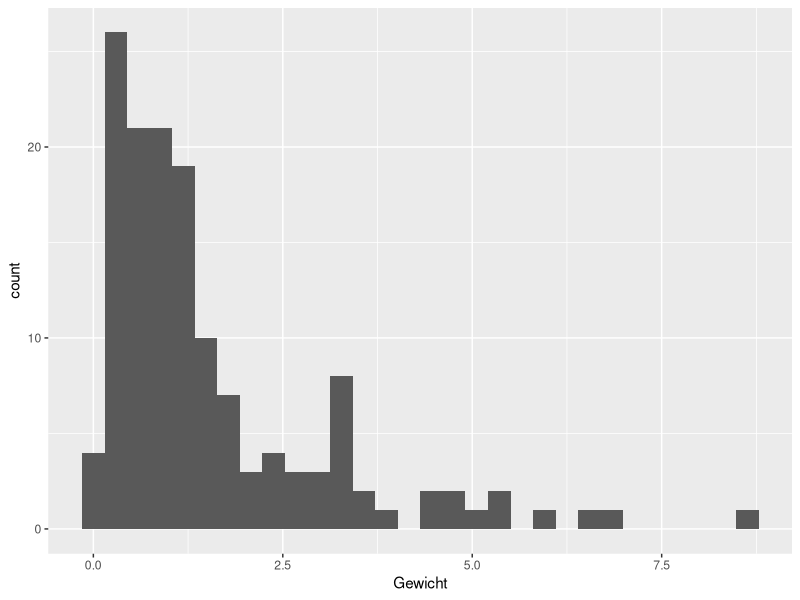
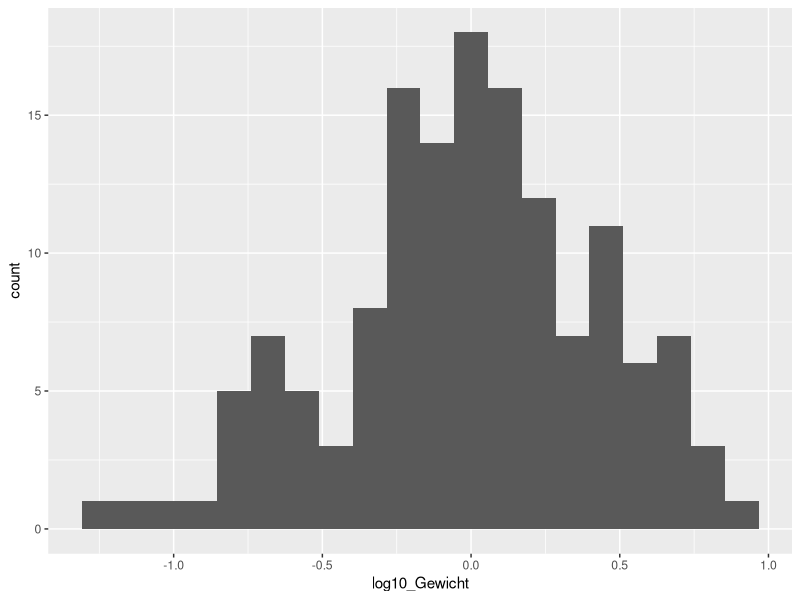
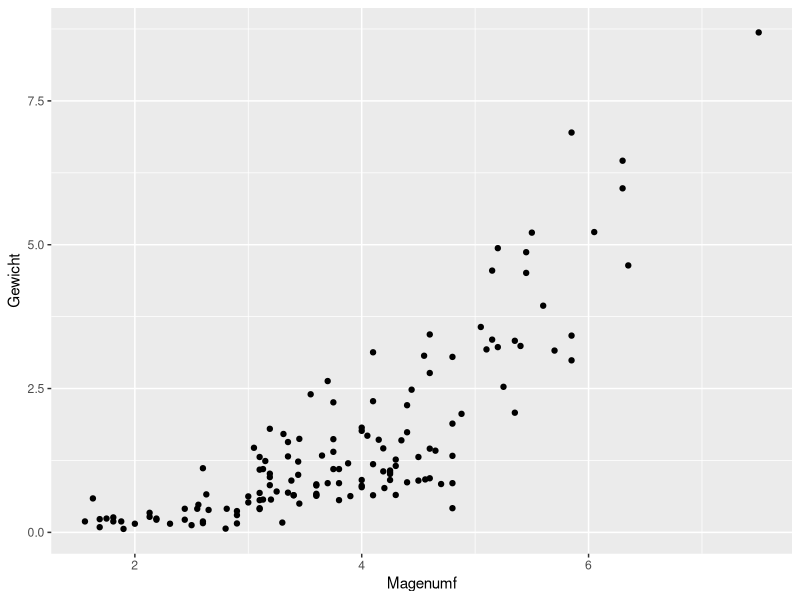
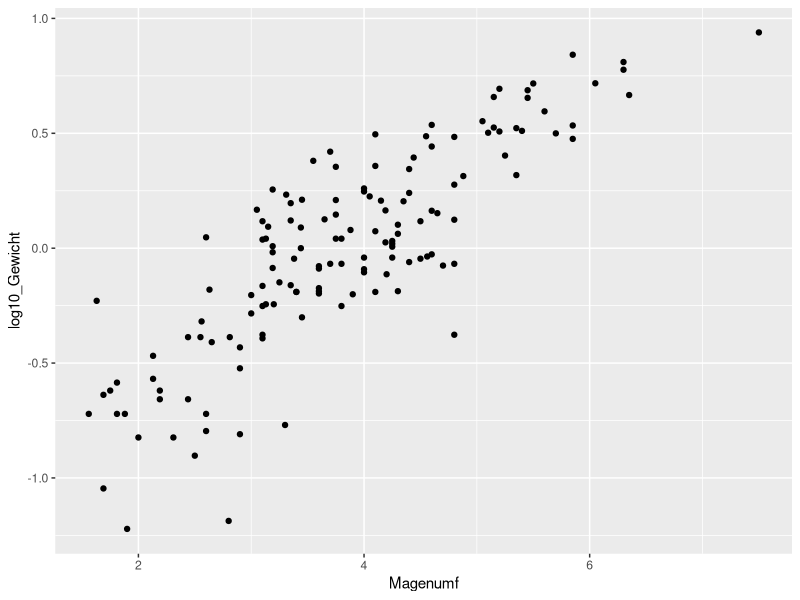
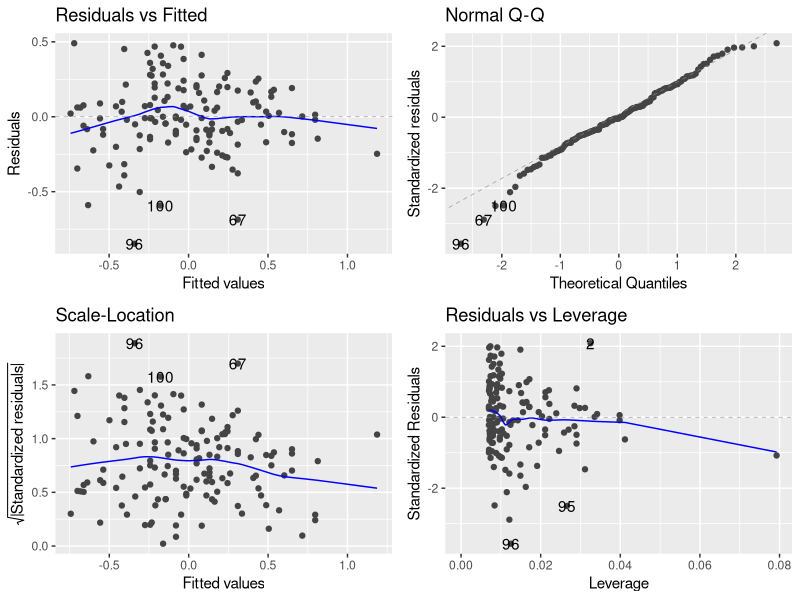
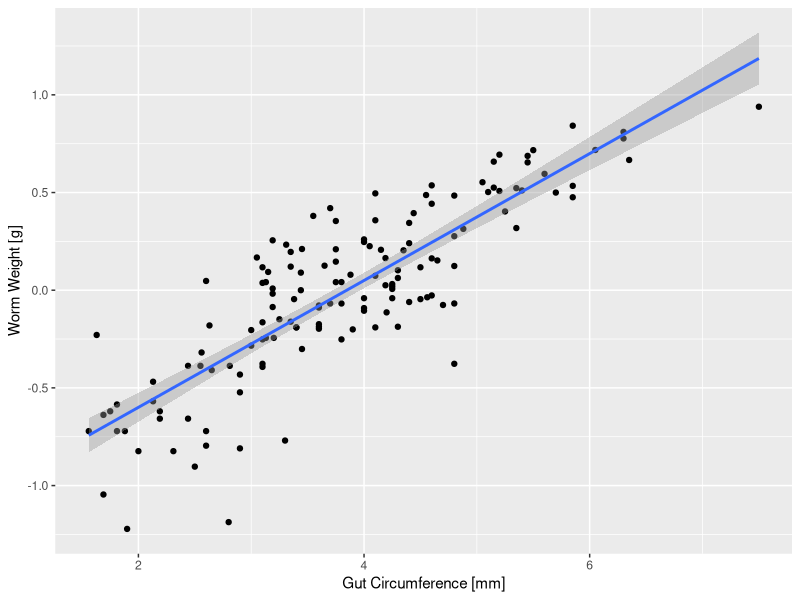
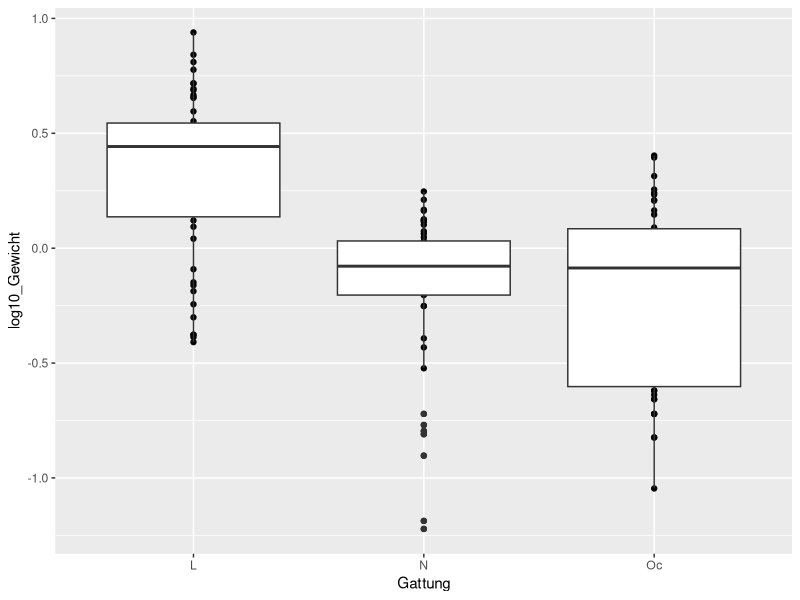
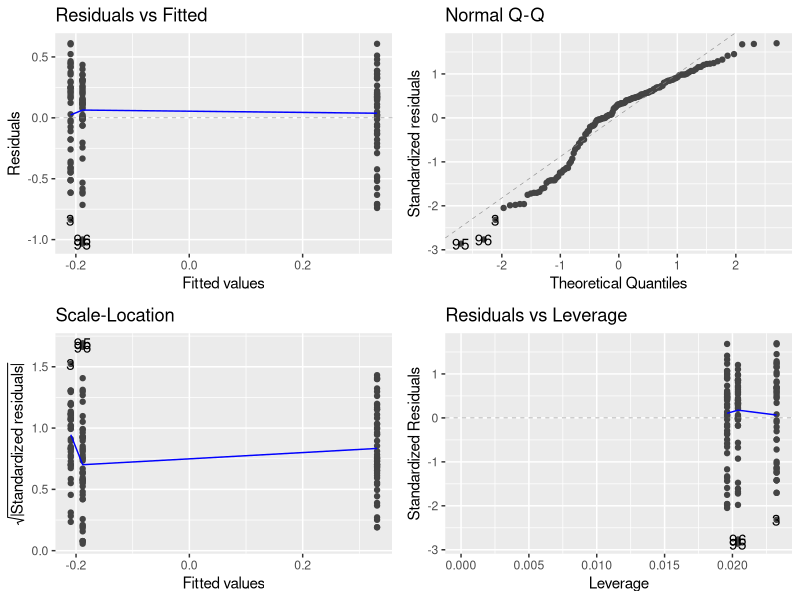

These charts were generated, in order, by the following R code:
## ---- chunk 1
# Load necessary libraries
library(ggplot2)
library(dplyr)
library(ggfortify)
library(tidyverse)
library(GGally)
## ---- chunk 2

# Load data
data <- read.csv('data/earthworm.csv', stringsAsFactors = TRUE)
## ---- chunk 3

# Summary statistics
summary(data)

# Unique values
unique(data) %>% head(5)

# Frequency table of 'Gattung'
table(data$Gattung)
## ---- chunk 4

# Histogram of 'Gewicht'
ggplot(data, aes(x = Gewicht)) +
  geom_histogram()
## ---- chunk 5

# Log transformation of 'Gewicht'
data <- mutate(data, log10_Gewicht = log10(Gewicht))

# Histogram of log-transformed 'Gewicht'
ggplot(data, aes(x = log10_Gewicht)) +
  geom_histogram(bins = 20)
## ---- chunk 6

# Scatterplot of 'Magenumf' vs. 'Gewicht'
ggplot(data, aes(x = Magenumf, y = Gewicht)) +
  geom_point()
## ---- chunk 7

# Scatterplot of 'Magenumf' vs. log-transformed 'Gewicht'
ggplot(data, aes(x = Magenumf, y = log10_Gewicht)) +
  geom_point()
## ---- chunk 8

# Linear regression model
m1 <- lm(log10_Gewicht ~ Magenumf, data)
## ---- chunk 9

# Visualization of the model
autoplot(m1)
summary(m1)
## ---- chunk 10

# Scatterplot with linear regression line
ggplot(data, aes(x = Magenumf, y = log10_Gewicht)) +
  geom_point() + 
  geom_smooth(method = 'lm') +
  xlab('Gut Circumference [mm]') +
  ylab('Worm Weight [g]')
## ---- chunk 11

# Scatterplot of 'Gattung' vs. log-transformed 'Gewicht'
ggplot(data, aes(x = Gattung, y = log10_Gewicht)) +
  geom_point() + 
  geom_boxplot()
## ---- chunk 12

# Linear model with 'Gattung' as explanatory variable
m2 <- lm(log10_Gewicht ~ Gattung, data)
autoplot(m2)
summary(m2)
anova(m2)
## ---- chunk 13

# Scatterplot with color-coded 'Gattung'
ggplot(data, aes(x = Magenumf, y = log10_Gewicht, colour = Gattung)) +
  geom_point()
## ---- chunk 14

# Multiple variable linear regression model
m3 <- lm(log10_Gewicht ~ Magenumf + Gattung, data)
autoplot(m3)
summary(m3)
## ---- chunk 15

# Linear regression model with interaction effects
m4 <- lm(log10_Gewicht ~ Magenumf * Gattung, data)
autoplot(m4)
summary(m4)
## ---- chunk 16

# Scatterplot with color-coded 'Gattung' and linear regression lines
ggplot(data, aes(x = Magenumf, y = log10_Gewicht, colour = Gattung)) +
  geom_point() + 
  geom_smooth(method = 'lm') +
  xlab('Gut Circumference [mm]') +
  ylab('Worm Weight [g]')
